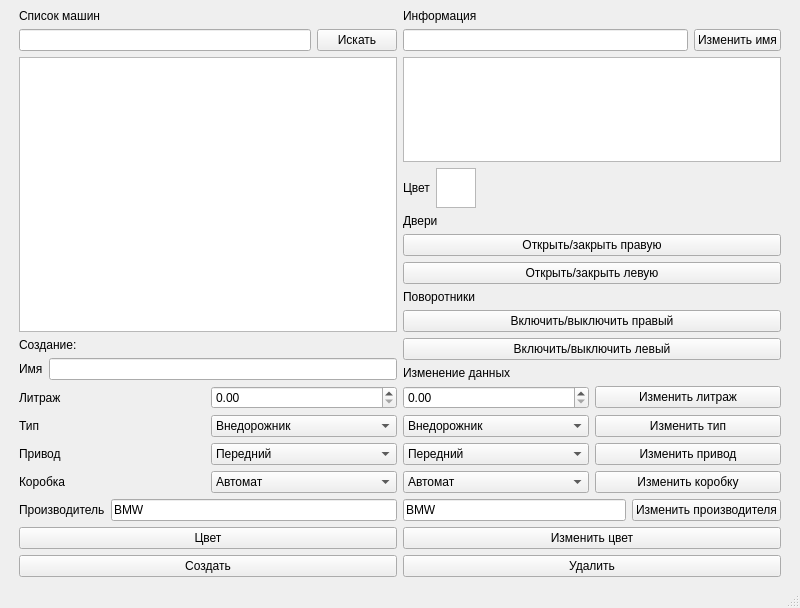
<?xml version="1.0" encoding="UTF-8"?>
<ui version="4.0">
 <class>MainWindow</class>
 <widget class="QMainWindow" name="MainWindow">
  <property name="geometry">
   <rect>
    <x>0</x>
    <y>0</y>
    <width>800</width>
    <height>608</height>
   </rect>
  </property>
  <property name="windowTitle">
   <string>MainWindow</string>
  </property>
  <widget class="QWidget" name="centralwidget">
   <layout class="QVBoxLayout" name="verticalLayout_4">
    <item>
     <layout class="QHBoxLayout" name="horizontalLayout_20">
      <item>
       <spacer name="horizontalSpacer">
        <property name="orientation">
         <enum>Qt::Horizontal</enum>
        </property>
        <property name="sizeType">
         <enum>QSizePolicy::Fixed</enum>
        </property>
        <property name="sizeHint" stdset="0">
         <size>
          <width>10</width>
          <height>20</height>
         </size>
        </property>
       </spacer>
      </item>
      <item>
       <layout class="QVBoxLayout" name="verticalLayout">
        <item>
         <widget class="QLabel" name="label_5">
          <property name="text">
           <string>Список машин</string>
          </property>
         </widget>
        </item>
        <item>
         <layout class="QHBoxLayout" name="horizontalLayout">
          <item>
           <widget class="QLineEdit" name="carsInput"/>
          </item>
          <item>
           <widget class="QPushButton" name="findCar">
            <property name="text">
             <string>Искать</string>
            </property>
           </widget>
          </item>
         </layout>
        </item>
        <item>
         <widget class="QListWidget" name="carsList"/>
        </item>
        <item>
         <widget class="QLabel" name="label_6">
          <property name="text">
           <string>Создание:</string>
          </property>
         </widget>
        </item>
        <item>
         <layout class="QHBoxLayout" name="horizontalLayout_10">
          <item>
           <widget class="QLabel" name="label_9">
            <property name="text">
             <string>Имя</string>
            </property>
           </widget>
          </item>
          <item>
           <widget class="QLineEdit" name="carName"/>
          </item>
         </layout>
        </item>
        <item>
         <layout class="QHBoxLayout" name="horizontalLayout_8">
          <item>
           <widget class="QLabel" name="label_7">
            <property name="text">
             <string>Литраж</string>
            </property>
           </widget>
          </item>
          <item>
           <widget class="QDoubleSpinBox" name="vEngine"/>
          </item>
         </layout>
        </item>
        <item>
         <layout class="QHBoxLayout" name="horizontalLayout_9">
          <item>
           <widget class="QLabel" name="label_8">
            <property name="text">
             <string>Тип</string>
            </property>
           </widget>
          </item>
          <item>
           <widget class="QComboBox" name="carType">
            <item>
             <property name="text">
              <string>Внедорожник</string>
             </property>
            </item>
            <item>
             <property name="text">
              <string>Пикап</string>
             </property>
            </item>
            <item>
             <property name="text">
              <string>Хетчбэк</string>
             </property>
            </item>
            <item>
             <property name="text">
              <string>Лимузин</string>
             </property>
            </item>
            <item>
             <property name="text">
              <string>Купэ</string>
             </property>
            </item>
            <item>
             <property name="text">
              <string>Седан</string>
             </property>
            </item>
            <item>
             <property name="text">
              <string>Универсал</string>
             </property>
            </item>
            <item>
             <property name="text">
              <string>Кабриолет</string>
             </property>
            </item>
           </widget>
          </item>
         </layout>
        </item>
        <item>
         <layout class="QHBoxLayout" name="horizontalLayout_11">
          <item>
           <widget class="QLabel" name="label_10">
            <property name="text">
             <string>Привод</string>
            </property>
           </widget>
          </item>
          <item>
           <widget class="QComboBox" name="privod">
            <item>
             <property name="text">
              <string>Передний</string>
             </property>
            </item>
            <item>
             <property name="text">
              <string>Задний</string>
             </property>
            </item>
            <item>
             <property name="text">
              <string>Полный</string>
             </property>
            </item>
           </widget>
          </item>
         </layout>
        </item>
        <item>
         <layout class="QHBoxLayout" name="horizontalLayout_18">
          <item>
           <widget class="QLabel" name="label_15">
            <property name="text">
             <string>Коробка</string>
            </property>
           </widget>
          </item>
          <item>
           <widget class="QComboBox" name="boxType">
            <item>
             <property name="text">
              <string>Автомат</string>
             </property>
            </item>
            <item>
             <property name="text">
              <string>Механика</string>
             </property>
            </item>
           </widget>
          </item>
         </layout>
        </item>
        <item>
         <layout class="QHBoxLayout" name="horizontalLayout_19">
          <item>
           <widget class="QLabel" name="label_16">
            <property name="text">
             <string>Производитель</string>
            </property>
           </widget>
          </item>
          <item>
           <widget class="QLineEdit" name="creator">
            <property name="text">
             <string>BMW</string>
            </property>
           </widget>
          </item>
         </layout>
        </item>
        <item>
         <widget class="QPushButton" name="createColor">
          <property name="text">
           <string>Цвет</string>
          </property>
         </widget>
        </item>
        <item>
         <widget class="QPushButton" name="create_b">
          <property name="text">
           <string>Создать</string>
          </property>
         </widget>
        </item>
       </layout>
      </item>
      <item>
       <layout class="QVBoxLayout" name="verticalLayout_2">
        <item>
         <widget class="QLabel" name="label">
          <property name="text">
           <string>Информация</string>
          </property>
         </widget>
        </item>
        <item>
         <layout class="QHBoxLayout" name="horizontalLayout_5">
          <item>
           <widget class="QLineEdit" name="editName"/>
          </item>
          <item>
           <widget class="QPushButton" name="editNameB">
            <property name="text">
             <string>Изменить имя</string>
            </property>
           </widget>
          </item>
         </layout>
        </item>
        <item>
         <widget class="QTextBrowser" name="infoBrowser"/>
        </item>
        <item>
         <layout class="QHBoxLayout" name="horizontalLayout_22">
          <item>
           <widget class="QLabel" name="label_17">
            <property name="text">
             <string>Цвет</string>
            </property>
           </widget>
          </item>
          <item>
           <widget class="QTextBrowser" name="colorBrowser">
            <property name="sizePolicy">
             <sizepolicy hsizetype="Maximum" vsizetype="Maximum">
              <horstretch>0</horstretch>
              <verstretch>0</verstretch>
             </sizepolicy>
            </property>
            <property name="maximumSize">
             <size>
              <width>40</width>
              <height>40</height>
             </size>
            </property>
           </widget>
          </item>
          <item>
           <spacer name="horizontalSpacer_3">
            <property name="orientation">
             <enum>Qt::Horizontal</enum>
            </property>
            <property name="sizeHint" stdset="0">
             <size>
              <width>40</width>
              <height>20</height>
             </size>
            </property>
           </spacer>
          </item>
         </layout>
        </item>
        <item>
         <widget class="QLabel" name="label_2">
          <property name="text">
           <string>Двери</string>
          </property>
         </widget>
        </item>
        <item>
         <widget class="QPushButton" name="moveRight">
          <property name="text">
           <string>Открыть/закрыть правую</string>
          </property>
         </widget>
        </item>
        <item>
         <widget class="QPushButton" name="moveLeft">
          <property name="text">
           <string>Открыть/закрыть левую</string>
          </property>
         </widget>
        </item>
        <item>
         <widget class="QLabel" name="label_3">
          <property name="text">
           <string>Поворотники</string>
          </property>
         </widget>
        </item>
        <item>
         <widget class="QPushButton" name="turnRight">
          <property name="text">
           <string>Включить/выключить правый</string>
          </property>
         </widget>
        </item>
        <item>
         <widget class="QPushButton" name="turnLeft">
          <property name="text">
           <string>Включить/выключить левый</string>
          </property>
         </widget>
        </item>
        <item>
         <widget class="QLabel" name="label_4">
          <property name="text">
           <string>Изменение данных</string>
          </property>
         </widget>
        </item>
        <item>
         <layout class="QHBoxLayout" name="horizontalLayout_2">
          <item>
           <widget class="QDoubleSpinBox" name="vEngineEdit"/>
          </item>
          <item>
           <widget class="QPushButton" name="vEngineEditB">
            <property name="text">
             <string>Изменить литраж</string>
            </property>
           </widget>
          </item>
         </layout>
        </item>
        <item>
         <layout class="QHBoxLayout" name="horizontalLayout_3">
          <item>
           <widget class="QComboBox" name="carTypeEdit">
            <item>
             <property name="text">
              <string>Внедорожник</string>
             </property>
            </item>
            <item>
             <property name="text">
              <string>Пикап</string>
             </property>
            </item>
            <item>
             <property name="text">
              <string>Хетчбэк</string>
             </property>
            </item>
            <item>
             <property name="text">
              <string>Лимузин</string>
             </property>
            </item>
            <item>
             <property name="text">
              <string>Купэ</string>
             </property>
            </item>
            <item>
             <property name="text">
              <string>Седан</string>
             </property>
            </item>
            <item>
             <property name="text">
              <string>Универсал</string>
             </property>
            </item>
            <item>
             <property name="text">
              <string>Кабриолет</string>
             </property>
            </item>
           </widget>
          </item>
          <item>
           <widget class="QPushButton" name="carTypeEditB">
            <property name="text">
             <string>Изменить тип</string>
            </property>
           </widget>
          </item>
         </layout>
        </item>
        <item>
         <layout class="QHBoxLayout" name="horizontalLayout_6">
          <item>
           <widget class="QComboBox" name="privodEdit">
            <item>
             <property name="text">
              <string>Передний</string>
             </property>
            </item>
            <item>
             <property name="text">
              <string>Задний</string>
             </property>
            </item>
            <item>
             <property name="text">
              <string>Полный</string>
             </property>
            </item>
           </widget>
          </item>
          <item>
           <widget class="QPushButton" name="privodEditB">
            <property name="text">
             <string>Изменить привод</string>
            </property>
           </widget>
          </item>
         </layout>
        </item>
        <item>
         <layout class="QHBoxLayout" name="horizontalLayout_7">
          <item>
           <widget class="QComboBox" name="boxTypeEdit">
            <item>
             <property name="text">
              <string>Автомат</string>
             </property>
            </item>
            <item>
             <property name="text">
              <string>Механика</string>
             </property>
            </item>
           </widget>
          </item>
          <item>
           <widget class="QPushButton" name="boxTypeEditB">
            <property name="text">
             <string>Изменить коробку</string>
            </property>
           </widget>
          </item>
         </layout>
        </item>
        <item>
         <layout class="QHBoxLayout" name="horizontalLayout_4">
          <item>
           <widget class="QLineEdit" name="creatorEdit">
            <property name="text">
             <string>BMW</string>
            </property>
           </widget>
          </item>
          <item>
           <widget class="QPushButton" name="creatorEditB">
            <property name="text">
             <string>Изменить производителя</string>
            </property>
           </widget>
          </item>
         </layout>
        </item>
        <item>
         <widget class="QPushButton" name="colorEdit">
          <property name="text">
           <string>Изменить цвет</string>
          </property>
         </widget>
        </item>
        <item>
         <widget class="QPushButton" name="deleteB">
          <property name="text">
           <string>Удалить</string>
          </property>
         </widget>
        </item>
       </layout>
      </item>
      <item>
       <spacer name="horizontalSpacer_2">
        <property name="orientation">
         <enum>Qt::Horizontal</enum>
        </property>
        <property name="sizeType">
         <enum>QSizePolicy::Fixed</enum>
        </property>
        <property name="sizeHint" stdset="0">
         <size>
          <width>10</width>
          <height>20</height>
         </size>
        </property>
       </spacer>
      </item>
     </layout>
    </item>
   </layout>
  </widget>
  <widget class="QMenuBar" name="menubar">
   <property name="geometry">
    <rect>
     <x>0</x>
     <y>0</y>
     <width>800</width>
     <height>21</height>
    </rect>
   </property>
  </widget>
  <widget class="QStatusBar" name="statusbar"/>
 </widget>
 <resources/>
 <connections/>
</ui>
